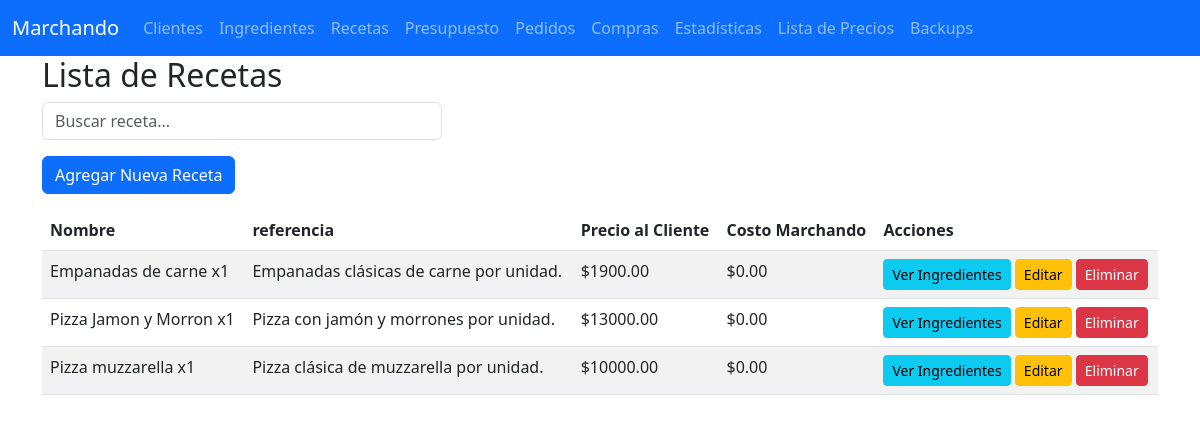
Screenshot of /recetas with the database file from the repository.
### tables this page shows
CREATE TABLE recetas (
    id INTEGER PRIMARY KEY AUTOINCREMENT,
    nombre TEXT NOT NULL,
    referencia TEXT,
    UNIQUE(nombre)
);

### app.py (the view)
@app.route('/recetas')
@login_required
def ver_recetas():
    with get_conn() as conn:
        recetas = conn.execute('''
            SELECT r.*,
                   COALESCE(SUM(ri.cantidad * i.costo_unitario), 0) AS valor_total,
                   COALESCE(lp.precio_cliente, 0) AS precio_cliente
            FROM recetas r
            LEFT JOIN receta_ingredientes ri ON r.id = ri.receta_id
            LEFT JOIN ingredientes i ON ri.ingrediente_id = i.id
            LEFT JOIN lista_precios lp ON r.id = lp.receta_id
            GROUP BY r.id
            ORDER BY r.nombre
        ''').fetchall()
    return render_template('modificar_recetas.html', recetas=recetas)

### app.py (called while the page is built)
def login_required(f):
    @wraps(f)
    def decorated_function(*args, **kwargs):
        if LOGIN_REQUIRED and not session.get('logged_in'):
            return redirect(url_for('login', next=request.path))
        return f(*args, **kwargs)
    return decorated_function

def get_conn():
    conn = sqlite3.connect(DB_NAME)
    conn.row_factory = sqlite3.Row
    return conn

### templates/modificar_recetas.html (shortened to what this page needs)
{% extends "base.html" %}
{% block content %}
<h2>Lista de Recetas</h2>
<div class="mb-3">
  <input id="searchInput" type="search" class="form-control" placeholder="Buscar receta..." onkeyup="filterTable()" style="max-width: 400px" />
</div>
<a href="{{ url_for('nueva_receta') }}" class="btn btn-primary mb-3">Agregar Nueva Receta</a>
<table class="table table-striped table-hover" id="recetasTable">
  <thead>
    <tr>
      <th>Nombre</th>
      <th>referencia</th>
      <th>Precio al Cliente</th>
      <th>Costo Marchando</th>
      <th>Acciones</th>
    </tr>
  </thead>
  <tbody>
  {% for r in recetas %}
    <tr>
      <td>{{ r.nombre }}</td>
      <td>{{ r.referencia or '' }}</td>
      <td>${{ "%.2f"|format(r.precio_cliente or 0) }}</td>
      <td>${{ "%.2f"|format(r.valor_total or 0) }}</td>
      <td>
        <a href="{{ url_for('ver_receta', receta_id=r.id) }}" class="btn btn-sm btn-info">Ver Ingredientes</a>
        <a href="{{ url_for('modificar_receta', id=r.id) }}" class="btn btn-sm btn-warning">Editar</a>
        <a href="{{ url_for('eliminar_receta', id=r.id) }}" class="btn btn-sm btn-danger" onclick="return confirm('¿Seguro que deseas eliminar esta receta?');">Eliminar</a>
      </td>
    </tr>
  {% endfor %}
  </tbody>
</table>
{% endblock %}

### templates/base.html (shortened to what this page needs)
<!DOCTYPE html>
<html lang="es">
<head>
    <link href="https://cdn.jsdelivr.net/npm/bootstrap@5.3.0/dist/css/bootstrap.min.css" rel="stylesheet" />
</head>
<body>
<nav class="navbar navbar-expand-lg navbar-dark bg-primary fixed-top">
  <div class="container-fluid">
    <a class="navbar-brand" href="{{ url_for('index') }}">Marchando</a>
    <div class="collapse navbar-collapse" id="navbarNav">
      <ul class="navbar-nav me-auto">
        <li class="nav-item"><a class="nav-link" href="{{ url_for('clientes') }}">Clientes</a></li>
        <li class="nav-item"><a class="nav-link" href="{{ url_for('modificar_ingredientes') }}">Ingredientes</a></li>
        <li class="nav-item"><a class="nav-link" href="{{ url_for('ver_recetas') }}">Recetas</a></li>
        <li class="nav-item"><a class="nav-link" href="{{ url_for('presupuesto') }}">Presupuesto</a></li>
        <li class="nav-item"><a class="nav-link" href="{{ url_for('pedidos') }}">Pedidos</a></li>
        <li class="nav-item"><a class="nav-link" href="{{ url_for('compras') }}">Compras</a></li>
        <li class="nav-item"><a class="nav-link" href="{{ url_for('estadisticas_pedidos') }}">Estadísticas</a></li>
        <li class="nav-item"><a class="nav-link" href="{{ url_for('lista_precios') }}">Lista de Precios</a></li>
        <li class="nav-item"><a class="nav-link" href="{{ url_for('backups.listar_backups') }}">Backups</a></li>
      </ul>
    </div>
  </div>
</nav>
<div class="container">
    {% block content %}
    {% endblock %}
</div>
</body>
</html>

### templates/base.html (style rules this page uses)
body { padding-top: 56px; }

### rows the page displays
recetas: nombre "Empanadas de carne x1", referencia "Empanadas clásicas de carne por unidad.", precio_cliente "1900.00", valor_total "0.00"
recetas: nombre "Pizza Jamon y Morron x1", referencia "Pizza con jamón y morrones por unidad.", precio_cliente "13000.00", valor_total "0.00"
recetas: nombre "Pizza muzzarella x1", referencia "Pizza clásica de muzzarella por unidad.", precio_cliente "10000.00", valor_total "0.00"
